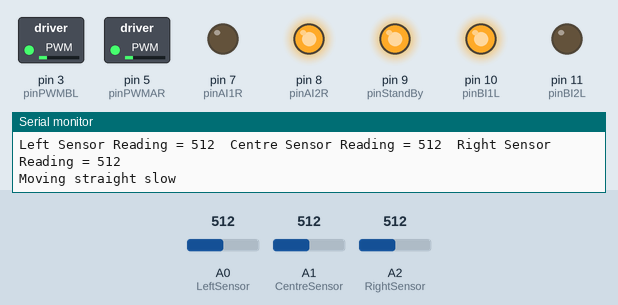
This sketch was run on a simulated Arduino Uno, built with avr-gcc and run on an emulated ATmega328P. Parts: switched loads named in the sketch (green lamp = pin HIGH), output pins drawn as LEDs (lit = HIGH), the last lines printed to the serial monitor. The inputs (shaded band) are chosen by the test bench; at power-on: A1 (CentreSensor) = 512, A0 (LeftSensor) = 512, A2 (RightSensor) = 512.

Above: at 1.3 s.
1.4 s: A1 (CentreSensor) set to 588
2.9 s: A1 (CentreSensor) set to 618
At 4.4 s:
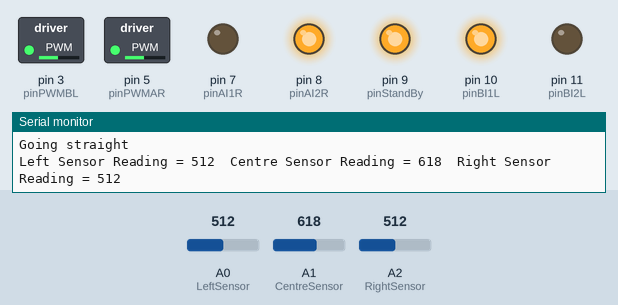
4.7 s: A1 (CentreSensor) set to 590
At 6.0 s:
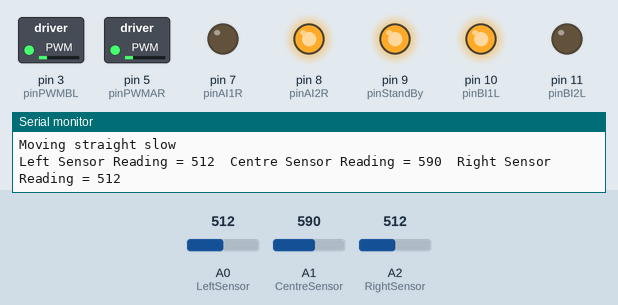
6.3 s: A0 (LeftSensor) set to 418
7.8 s: A0 (LeftSensor) set to 384
At 9.3 s:
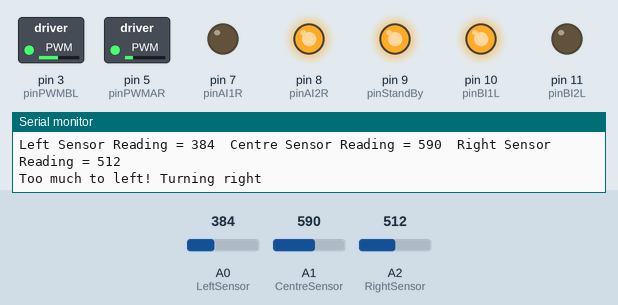
9.6 s: A2 (RightSensor) set to 416
11.1 s: A2 (RightSensor) set to 385
At 12.7 s:
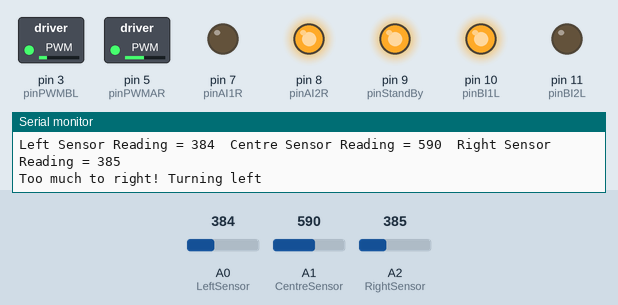
Timing chart, 0 to 13.9 s (numbered marks = the images above; inputs shaded):
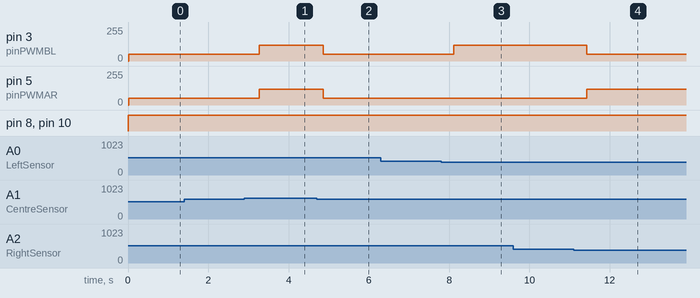

The sketch:

lineFollowerMotor.ino
```cpp
/***Light: 0V - Dark ~653***/

//Declare and Initialize Pins Numbers for Sensors
int LeftSensor = 0;
int CentreSensor = 1;
int RightSensor = 2;

//Declare and Initialize Sensor Reading Values
int LSreading = 0;
int CSreading = 0;
int RSreading = 0;

/***Left Motor Declarations***/
unsigned char pwmValueL = 125;
const int pinAI1R = 7;       // Pin allocation for AI1
const int pinAI2R = 8;       // Pin allocation for AI2
const int pinPWMAR = 5;       // Pin allocation for the PWM pin
boolean AI1R = 0;            // AI1 pin value
boolean AI2R = 0;            // AI2 pin value

/***Right Motor Declarations***/
unsigned char pwmValueR = 125;
const int pinBI1L = 10;       // Pin allocation for AI1
const int pinBI2L = 11;       // Pin allocation for AI2
const int pinPWMBL = 3;       // Pin allocation for the PWM pin
boolean BI1L = 0;            // AI1 pin value
boolean BI2L = 0;            // AI2 pin value

const int pinStandBy = 9;   // Pin allocation for the standby pin
boolean standBy = 0;        // standBy pin Value


boolean rotDirect = 0;      // Rotation direction variable

void setup() {
  // put your setup code here, to run once:
  Serial.begin(9600);

  //Set all pins to input mode
  pinMode(0,INPUT);
  pinMode(1,INPUT);
  pinMode(2,INPUT);

  pinMode(pinAI1R, OUTPUT);
  pinMode(pinAI2R, OUTPUT);
  pinMode(pinPWMAR, OUTPUT);

  pinMode(pinBI1L, OUTPUT);
  pinMode(pinBI2L, OUTPUT);
  pinMode(pinPWMBL, OUTPUT);

  pinMode(pinStandBy, OUTPUT);
  standBy = true;
  digitalWrite(pinStandBy, standBy);
  AI1R = false;
  AI2R = true;

  BI1L = true;
  BI2L = false;
}

void loop() {
  // put your main code here, to run repeatedly:

    digitalWrite(pinAI1R, AI1R);
    digitalWrite(pinAI2R, AI2R);
    digitalWrite(pinBI1L, BI1L);
    digitalWrite(pinBI2L, BI2L);
    //Read values from sensors
    LSreading = analogRead(LeftSensor);
    CSreading = analogRead(CentreSensor);
    RSreading = analogRead(RightSensor);
    Serial.print("Left Sensor Reading = ");
    Serial.print(LSreading);
    Serial.print("\t");

    Serial.print("Centre Sensor Reading = ");
    Serial.print(CSreading);
    Serial.print("\t");

    Serial.print("Right Sensor Reading = ");
    Serial.println(RSreading);
    analogWrite(pinPWMBL,50);
    // analogWrite(pinPWMAL, 120);
    // analogWrite(pinPWMBR, 120);
    if(CSreading > 600){
      analogWrite(pinPWMAR, 120);
      analogWrite(pinPWMBL, 120);
      Serial.println("Going straight");
    }
    else if(RSreading < 400){
      analogWrite(pinPWMAR, 120);
      analogWrite(pinPWMBL, 50);
      Serial.println("Too much to right! Turning left");

    }
    else if(LSreading < 400){
      analogWrite(pinPWMAR, 50);
      analogWrite(pinPWMBL, 120);
      Serial.println("Too much to left! Turning right");
    }
    else{
      analogWrite(pinPWMAR, 50);
      analogWrite(pinPWMBL, 50);
      Serial.println("Moving straight slow");
    }
    delay(500);
}
```

Measured:
- the behaviour switches between 600 and 601 on A1 (CentreSensor) (found by bisection; images 0 and 1)
- the behaviour switches between 400 and 399 on A0 (LeftSensor) (found by bisection; images 2 and 3)
- the behaviour switches between 400 and 399 on A2 (RightSensor) (found by bisection; images 3 and 4)
- after the input at 2.9 s, pin 3 (pinPWMBL), pin 5 (pinPWMAR): 50/255 → 120/255 after 0.36 s
- after the input at 4.7 s, pin 3 (pinPWMBL), pin 5 (pinPWMAR): 120/255 → 50/255 after 0.17 s
- after the input at 7.8 s, pin 3 (pinPWMBL): 50/255 → 120/255 after 0.31 s
- after the input at 11.1 s, pin 3 (pinPWMBL): 120/255 → 50/255 after 0.33 s; pin 5 (pinPWMAR): 50/255 → 120/255 after 0.33 s
